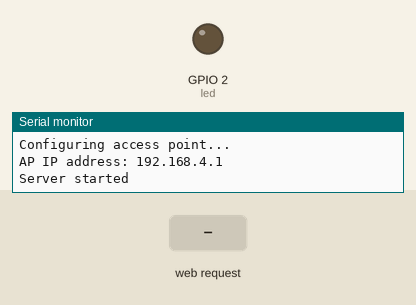
This sketch was run on a simulated ESP32. Shown: output pins drawn as LEDs (lit = HIGH), the last lines printed to the serial monitor. Inputs (shaded band) come from the test bench.

Above: at 1.2 s.
1.3 s: HTTP request GET /H received
At 1.6 s:
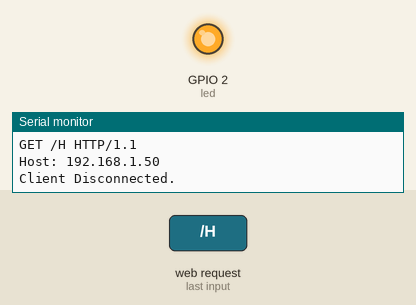
2.8 s: HTTP request GET /L received
At 4.0 s:
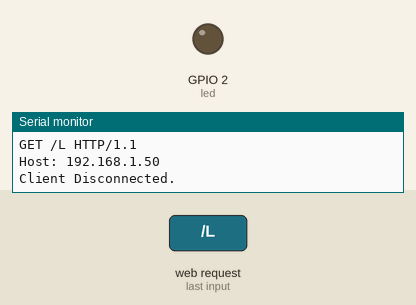
Timing chart, 0 to 5.8 s (numbered marks = the images above; inputs shaded):
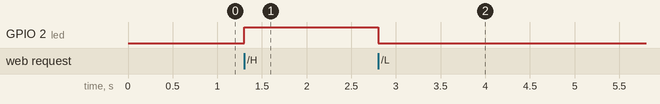

Measured:
- after the input at 1.3 s, GPIO 2 (led): LOW → HIGH at once
- after the input at 2.8 s, GPIO 2 (led): HIGH → LOW at once

The sketch:

ESP32_SERVER.ino
```cpp
#include <WiFi.h>
#include <WiFiClient.h>
#include <WiFiAP.h>

#define led 2

const char *ssid = "Sileide_ServerESP32";
const char *password = "yourPassword";

WiFiServer server(80);

void setup() {
  pinMode(led, OUTPUT);

  Serial.begin(115200);
  Serial.println("Configuring access point...");

  WiFi.softAP(ssid, password);
  IPAddress myIP = WiFi.softAPIP();
  Serial.print("AP IP address: ");
  Serial.println(myIP);
  server.begin();

  Serial.println("Server started");
}

void loop() {
  WiFiClient client = server.available();

  if (client) {
    Serial.println("New Client.");
    String currentLine = "";
    while (client.connected()) {
      if (client.available()) {
        char c = client.read();
        Serial.write(c);
        if (c == '\n') {
          if (currentLine.length() == 0) {
            // HTTP headers always start with a response code (e.g. HTTP/1.1 200 OK)
            // and a content-type so the client knows what's coming, then a blank line:
            client.println("HTTP/1.1 200 OK");
            client.println("Content-type:text/html");
            client.println();

            // the content of the HTTP response follows the header:
            client.print("Click <a href=\"/H\">here</a> to turn ON the LED.<br>");
            client.print("Click <a href=\"/L\">here</a> to turn OFF the LED.<br>");

            // The HTTP response ends with another blank line:
            client.println();
            // break out of the while loop:
            break;
          } else {
            currentLine = "";
          }
        } else if (c != '\r') {  // if you got anything else but a carriage return character,
          currentLine += c;      // add it to the end of the currentLine
        }

        if (currentLine.endsWith("GET /H")) {
          digitalWrite(led, HIGH);
        }
        if (currentLine.endsWith("GET /L")) {
          digitalWrite(led, LOW);
        }
      }
    }
    client.stop();
    Serial.println("Client Disconnected.");
  }
}
```
